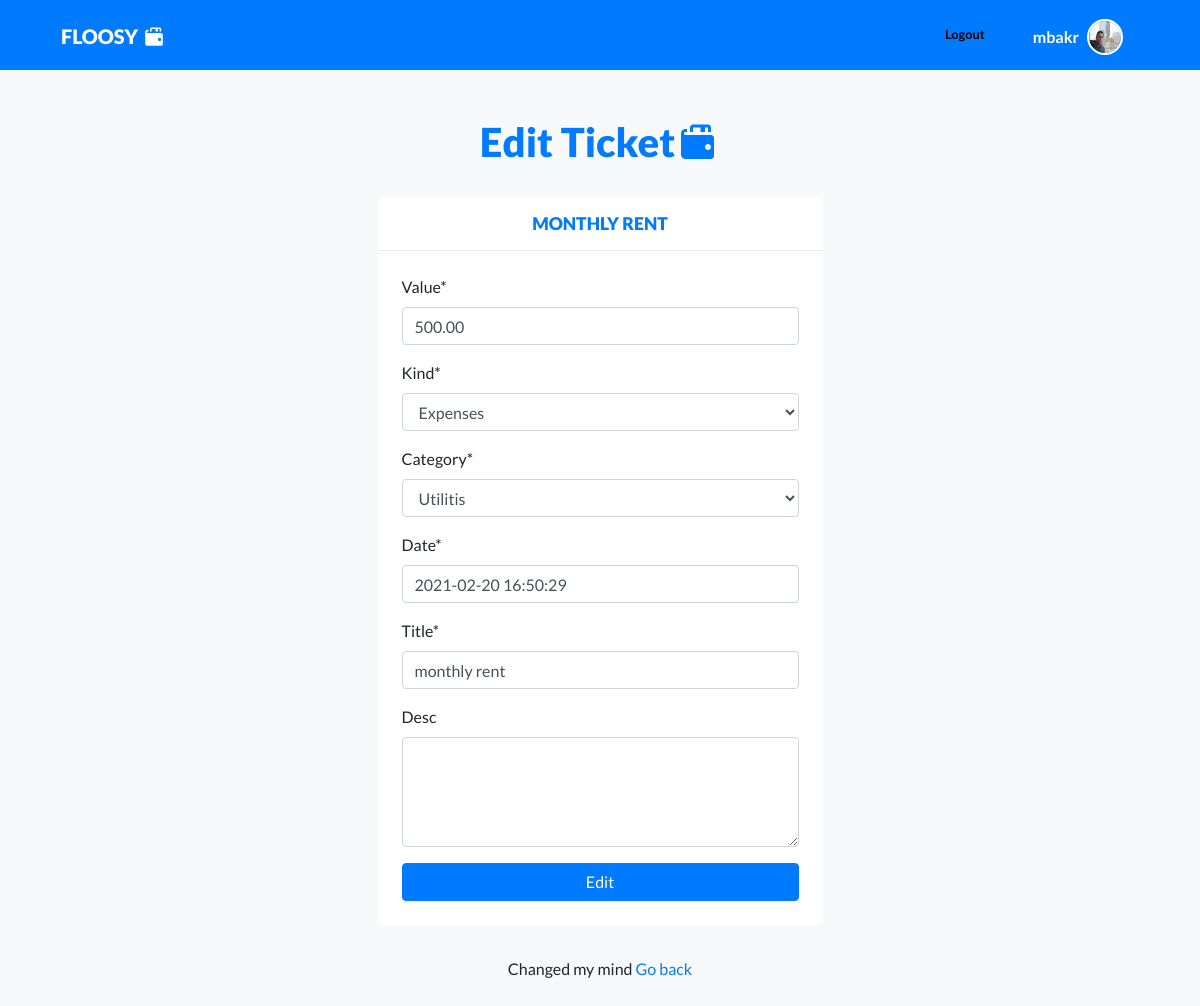
/edit-ticket/51 (signed in), run on the app's committed database.
### accounts/models.py (models this page shows, shortened)
class Account(models.Model):
    user        = models.OneToOneField(to=User, on_delete=models.CASCADE)
    first_name  = models.CharField(max_length=50, blank=True,null=True)
    last_name   = models.CharField(max_length=50, blank=True,null=True)
    email       = models.EmailField(null=True,blank=True)
    image       = models.ImageField(upload_to='profileimages/',default='profileimages/default.jpg')
    bio         = models.TextField(blank=True,null=True)
    country     = CountryField(blank_label='(select country)', null=True)

### tracker/models.py (models this page shows, shortened)
class Ticket(models.Model):
    wallet = models.ForeignKey(to=Wallet, on_delete=models.DO_NOTHING, related_name='tickets')
    value = models.DecimalField(max_digits=15, decimal_places=2)
    kind = models.CharField(max_length=20, choices=CHOICES)
    category = models.ForeignKey(to=Category, on_delete=models.CASCADE, null=True)
    date = models.DateTimeField(default=timezone.now)
    title = models.CharField(max_length=50, default="No Title")
    desc = models.TextField(default='')
    class Meta:
        ordering =('-date',)

### tracker/views.py (the view, shortened to what this page needs)
# urls.py: path('edit-ticket/<int:id>', edit_ticket,name='edit_ticket'),
@login_required()
def edit_ticket(request,id):
    ticket = get_object_or_404(Ticket,id=id)
    wallet = ticket.wallet
    old_value = ticket.value
    form = TicketForm(wallet,instance=ticket )
    context = {'ticket':ticket, 'form':form, 'wallet':wallet}
    return render(request, 'tracker/edit_ticket.html', context=context)

### tracker/forms.py
class TicketForm(forms.ModelForm):
    def __init__(self, wallet, *args, **kwargs):
        super(TicketForm, self).__init__(*args, **kwargs)
        self.fields['category'].queryset = Category.objects.filter(wallet=wallet)
    title = forms.CharField(widget=forms.TextInput(attrs={'placeholder':''}))
    date = forms.DateTimeField(widget=DateTimePicker(options={'useCurrent': True,'collapse': True,}
        ,attrs={'append': 'fa fa-calendar','icon_toggle': True,}),)
    desc = forms.CharField(widget=forms.Textarea(attrs={'cols':4,'rows':4}), required=False)
    class Meta:
        model = Ticket
        exclude = ['wallet',]

### tracker/models.py (called while the page is built)
    def __str__(self):
        return self.name

### tracker/templates/tracker/edit_ticket.html (shortened to what this page needs)
{% extends 'base.html' %}
{% load static %}
{% load crispy_forms_tags %}
{% block content %}
<section id="signIn">
  <div class="container">
    <div class="row">
      <div class="col-12 col-md-7 col-lg-5 mt-5 mx-auto text-center">
        <h1 id="bigLogo" class="text-primary">
        <a href="index.html">Edit Ticket<img class="mb-2" src="imgs/logo-icon2.svg" alt=""></a>
        </h1>
      </div>
    </div>
    <div class="row">
      <div class="col-12 col-md-7 col-lg-5 my-3 mx-auto">
        <div class="bg-white rounded">
          <h5 class="blockHeading p-3 text-center text-primary">{{ticket.title}}</h5>
          <form method="POST" class="p-4" , enctype="multipart/form-data">
            {{form|crispy}}
            <button type="submit" class="btn btn-primary w-100">Edit</button>
          </form>
        </div>
      </div>
    </div>
    <div class="row">
      <div class="col-12 col-md-7 col-lg-5 my-3 mx-auto text-center">
        <p>Changed my mind <a href="#"> Go back</a></p>
      </div>
    </div>
  </div>
</section>
{% endblock %}

### templates/base.html (shortened to what this page needs)
{% load static %}
<!DOCTYPE html>
<html lang="en">
    <head>
    <link rel="stylesheet" href="https://netdna.bootstrapcdn.com/font-awesome/4.7.0/css/font-awesome.css">
    <link rel="stylesheet" href="https://stackpath.bootstrapcdn.com/bootstrap/4.1.3/css/bootstrap.min.css">
<link rel="stylesheet" href="https://pro.fontawesome.com/releases/v5.10.0/css/all.css"/>
    <link rel="stylesheet" href="{% static 'css/style.css' %}">
    <link rel="stylesheet" href="{% static 'css/style2.css' %}">
</head>
<body>
    <section class="bg-primary">
        <div class="container">
            <nav class="navbar navbar-expand-md navbar-dark bg-transparent">
                <a class="navbar-brand mt-1" href="{% url 'tracker:wallets' %}">FLOOSY<img class="mb-1 ml-1" src="{% static 'imgs/logo-icon.svg' %}" alt=""></a>
                <div class="collapse navbar-collapse" id="navbarSupportedContent">
                    <ul class="navbar-nav ml-auto">
                        <li class="nav-item ml-3">
                            <a class="nav-link mt-1" href="{% url 'accounts:logout' %}"><small style="color: black; font-weight: bold">Logout</small></a>
                        </li>
                        <li class="nav-item ml-md-4">
                            <a class="nav-link mt-1" href="{% url 'accounts:profile' %}">
                                <span>{{request.user.username}}</span>
                                <img id="userAvatar" class="rounded-circle ml-2" src="{{request.user.account.image.url}}" alt="{% static 'imgs/avatar.jpg' %}">
                            </a>
                        </li>
                    </ul>
                </div>
            </nav>
        </div>
    </section>
    {% block content %}
    {% endblock content %}
</body>
</html>

### static/css/style.css (style rules this page uses)
html, body { background-color: #f8f9fa; font-family: 'Lato', sans-serif; }
.blockHeading { margin: 0; font-weight: 900; font-size: 1.1rem; text-transform: uppercase; border-bottom: 1px solid #e9ecef; }
#bigLogo { font-weight: 900; }
#bigLogo a { text-decoration: none; }
nav.navbar { min-height: 70px; }
.navbar-brand { font-weight: 900; }
.navbar-dark .navbar-nav .nav-item { margin: 0 8px; }
.navbar-dark .navbar-nav .nav-link { font-weight: 700; color: #fff; }
#userAvatar { width: 36px; height: 36px; margin-top: -0.4rem; float: right; border: 2px solid #fff; }
small { display: block; line-height: 1.428571429; color: #999; }

### static/css/style2.css (style rules this page uses)
* { box-sizing:border-box }

### data on the page
Ticket: title "MONTHLY RENT", value "500.00", kind "Expenses", category "Utilitis", date "2021-02-20 16:50:29", title "monthly rent"

### other printed values
{{ request.user.username }} "mbakr"
